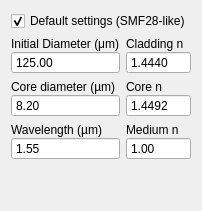
         <widget class="QWidget" name="tab">
          <attribute name="title">
           <string>Fiber/Etc.</string>
          </attribute>
          <layout class="QGridLayout" name="gridLayout_11">
           <item row="1" column="0">
            <layout class="QGridLayout" name="gridLayout_10">
             <property name="topMargin">
              <number>0</number>
             </property>
             <property name="rightMargin">
              <number>0</number>
             </property>
             <item row="2" column="1">
              <layout class="QVBoxLayout" name="verticalLayout_63">
               <property name="spacing">
                <number>0</number>
               </property>
               <property name="topMargin">
                <number>0</number>
               </property>
               <property name="rightMargin">
                <number>0</number>
               </property>
               <item>
                <widget class="QLabel" name="label_61">
                 <property name="text">
                  <string>Core n</string>
                 </property>
                </widget>
               </item>
               <item>
                <widget class="QDoubleSpinBox" name="corenSpin">
                 <property name="readOnly">
                  <bool>true</bool>
                 </property>
                 <property name="buttonSymbols">
                  <enum>QAbstractSpinBox::NoButtons</enum>
                 </property>
                 <property name="decimals">
                  <number>4</number>
                 </property>
                 <property name="minimum">
                  <double>0.100000000000000</double>
                 </property>
                 <property name="maximum">
                  <double>10.000000000000000</double>
                 </property>
                 <property name="singleStep">
                  <double>0.100000000000000</double>
                 </property>
                 <property name="value">
                  <double>1.449200000000000</double>
                 </property>
                </widget>
               </item>
              </layout>
             </item>
             <item row="1" column="1">
              <layout class="QVBoxLayout" name="verticalLayout_61">
               <property name="spacing">
                <number>0</number>
               </property>
               <item>
                <widget class="QLabel" name="label_60">
                 <property name="text">
                  <string>Cladding n</string>
                 </property>
                </widget>
               </item>
               <item>
                <widget class="QDoubleSpinBox" name="cladSpin">
                 <property name="readOnly">
                  <bool>true</bool>
                 </property>
                 <property name="buttonSymbols">
                  <enum>QAbstractSpinBox::NoButtons</enum>
                 </property>
                 <property name="decimals">
                  <number>4</number>
                 </property>
                 <property name="minimum">
                  <double>0.100000000000000</double>
                 </property>
                 <property name="maximum">
                  <double>10.000000000000000</double>
                 </property>
                 <property name="singleStep">
                  <double>0.100000000000000</double>
                 </property>
                 <property name="value">
                  <double>1.444000000000000</double>
                 </property>
                </widget>
               </item>
              </layout>
             </item>
             <item row="4" column="1">
              <layout class="QVBoxLayout" name="verticalLayout_66">
               <property name="spacing">
                <number>0</number>
               </property>
               <item>
                <widget class="QLabel" name="label_62">
                 <property name="text">
                  <string>Medium n</string>
                 </property>
                </widget>
               </item>
               <item>
                <widget class="QDoubleSpinBox" name="mednSpin">
                 <property name="readOnly">
                  <bool>true</bool>
                 </property>
                 <property name="buttonSymbols">
                  <enum>QAbstractSpinBox::NoButtons</enum>
                 </property>
                 <property name="minimum">
                  <double>0.100000000000000</double>
                 </property>
                 <property name="maximum">
                  <double>10.000000000000000</double>
                 </property>
                 <property name="singleStep">
                  <double>0.100000000000000</double>
                 </property>
                 <property name="value">
                  <double>1.000000000000000</double>
                 </property>
                </widget>
               </item>
              </layout>
             </item>
             <item row="2" column="0">
              <layout class="QVBoxLayout" name="verticalLayout_62">
               <property name="spacing">
                <number>0</number>
               </property>
               <property name="topMargin">
                <number>0</number>
               </property>
               <property name="rightMargin">
                <number>0</number>
               </property>
               <item>
                <widget class="QLabel" name="label_59">
                 <property name="text">
                  <string>Core diameter (µm)</string>
                 </property>
                </widget>
               </item>
               <item>
                <widget class="QDoubleSpinBox" name="coredSpin">
                 <property name="readOnly">
                  <bool>true</bool>
                 </property>
                 <property name="buttonSymbols">
                  <enum>QAbstractSpinBox::NoButtons</enum>
                 </property>
                 <property name="minimum">
                  <double>0.010000000000000</double>
                 </property>
                 <property name="maximum">
                  <double>1000.000000000000000</double>
                 </property>
                 <property name="value">
                  <double>8.199999999999999</double>
                 </property>
                </widget>
               </item>
              </layout>
             </item>
             <item row="1" column="0">
              <layout class="QVBoxLayout" name="verticalLayout_3">
               <property name="spacing">
                <number>0</number>
               </property>
               <item>
                <widget class="QLabel" name="label_3">
                 <property name="text">
                  <string>&lt;html&gt;&lt;head/&gt;&lt;body&gt;&lt;p&gt;Initial Diameter (μm)&lt;/p&gt;&lt;/body&gt;&lt;/html&gt;</string>
                 </property>
                </widget>
               </item>
               <item>
                <widget class="QDoubleSpinBox" name="d0Spin">
                 <property name="readOnly">
                  <bool>true</bool>
                 </property>
                 <property name="buttonSymbols">
                  <enum>QAbstractSpinBox::NoButtons</enum>
                 </property>
                 <property name="keyboardTracking">
                  <bool>false</bool>
                 </property>
                 <property name="minimum">
                  <double>0.010000000000000</double>
                 </property>
                 <property name="maximum">
                  <double>1000.000000000000000</double>
                 </property>
                 <property name="value">
                  <double>125.000000000000000</double>
                 </property>
                </widget>
               </item>
              </layout>
             </item>
             <item row="4" column="0">
              <layout class="QVBoxLayout" name="verticalLayout_67">
               <property name="spacing">
                <number>0</number>
               </property>
               <property name="topMargin">
                <number>0</number>
               </property>
               <item>
                <widget class="QLabel" name="label_63">
                 <property name="text">
                  <string>Wavelength (µm)</string>
                 </property>
                </widget>
               </item>
               <item>
                <widget class="QDoubleSpinBox" name="wlSpin">
                 <property name="readOnly">
                  <bool>true</bool>
                 </property>
                 <property name="buttonSymbols">
                  <enum>QAbstractSpinBox::NoButtons</enum>
                 </property>
                 <property name="minimum">
                  <double>0.100000000000000</double>
                 </property>
                 <property name="maximum">
                  <double>10000.000000000000000</double>
                 </property>
                 <property name="singleStep">
                  <double>0.100000000000000</double>
                 </property>
                 <property name="value">
                  <double>1.550000000000000</double>
                 </property>
                </widget>
               </item>
              </layout>
             </item>
            </layout>
           </item>
           <item row="0" column="0">
            <widget class="QCheckBox" name="fiberdefsCheck">
             <property name="text">
              <string>Default settings (SMF28-like)</string>
             </property>
             <property name="checked">
              <bool>true</bool>
             </property>
            </widget>
           </item>
           <item row="2" column="0">
            <spacer name="verticalSpacer_10">
             <property name="orientation">
              <enum>Qt::Vertical</enum>
             </property>
             <property name="sizeHint" stdset="0">
              <size>
               <width>20</width>
               <height>40</height>
              </size>
             </property>
            </spacer>
           </item>
          </layout>
         </widget>
